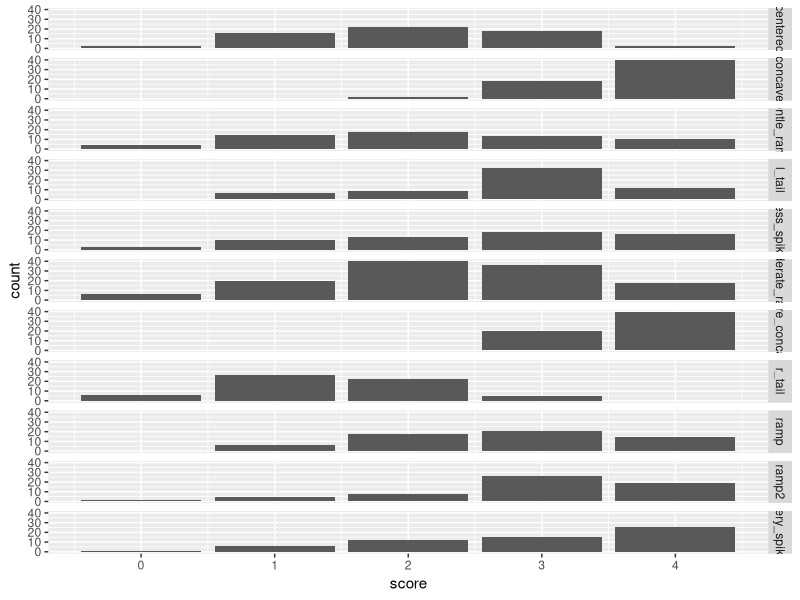
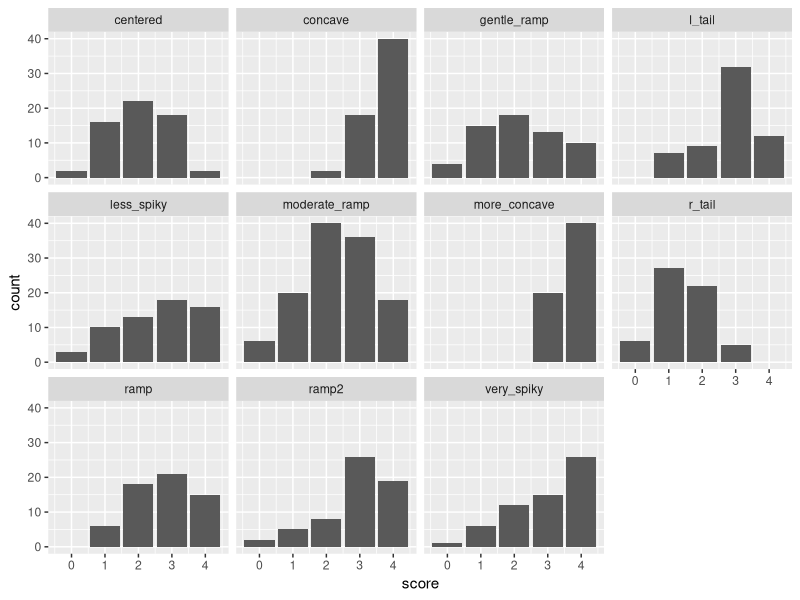
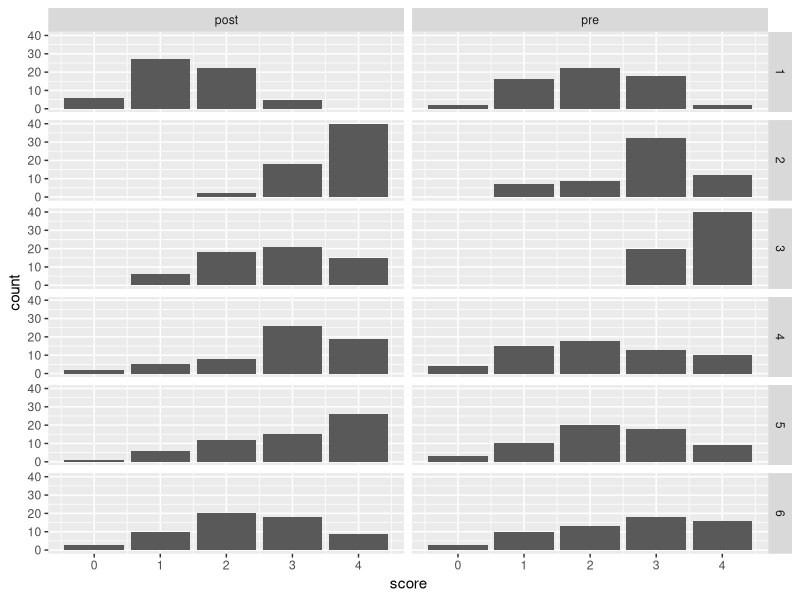
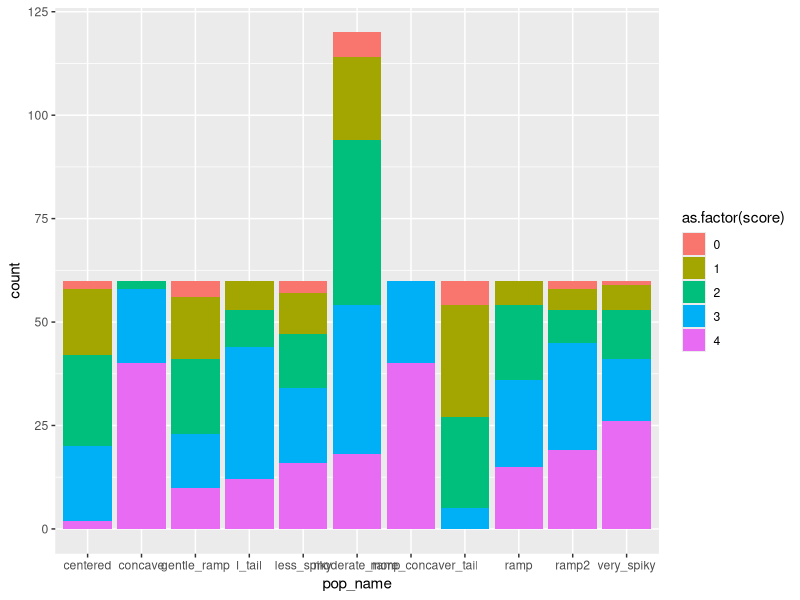

Recreate these plots in R, in order.
library(ggplot2)

#### GENERATE ASSORTED SAMPLES OF FAKE LIKERT DATA

samp_size = 60

likert_beta = function(n, a, b){
        round(rbeta(n, a, b) * 4)   # 0 to 4 Likert scale
}

centered      = likert_beta(samp_size, 2,   2)
r_tail        = likert_beta(samp_size, 2,   4)
l_tail        = likert_beta(samp_size, 4,   2)
concave       = likert_beta(samp_size, 8,   1)
more_concave  = likert_beta(samp_size, 8,   0.9)
ramp          = likert_beta(samp_size, 2,   0.9)
gentle_ramp   = likert_beta(samp_size, 1.1, 0.9)
ramp2         = likert_beta(samp_size, 2,   1)
moderate_ramp = likert_beta(samp_size, 1.5, 1)
very_spiky    = likert_beta(samp_size, 1.5, 0.5)
less_spiky    = likert_beta(samp_size, 1,   0.5)


#### BUILD UP A DATA FRAME

samp_names = c("centered", "r_tail", "l_tail", "concave", "more_concave", "ramp", "gentle_ramp", "ramp2", "moderate_ramp", "very_spiky", "less_spiky", "moderate_ramp")

X = data.frame(score = centered, pop_name = rep("centered", length(centered)), 
								timepoint = rep("pre", length(centered)),
								question_num = rep(1, length(centered)))
npanel = 1
for (s in samp_names[-1]){
	tp = "pre"
	if(npanel %% 2 == 1){
		tp = "post"
	}
	qn = floor(npanel / 2) + 1
	temp_vec = eval(parse(text=s))
	temp_frame = data.frame(score = temp_vec, pop_name = rep(s, length(temp_vec)), 
											timepoint = rep(tp, length(temp_vec)),
											question_num = rep(qn, length(temp_vec)))
	X = rbind(X, temp_frame)
	npanel = npanel + 1
}


#### PLOTS AND ANALYSIS

p = ggplot(X, aes(score)) + geom_bar()
p + facet_grid(rows = vars(pop_name))  # all in one col, lined up

p + facet_wrap(vars(pop_name))    # wrap, broken in several cols

p + facet_grid(rows = vars(question_num), cols = vars(timepoint)) # best one yet

g = ggplot(X, aes(pop_name))
g + geom_bar(aes(fill=as.factor(score))) # kind of like spineplot, colors not great


#### TESTS

for (q in 1:6){
	wt = wilcox.test(X[X$question_num == q & X$timepoint == "pre", ]$score,
				X[X$question_num == q & X$timepoint == "post", ]$score)
	tt = t.test(score ~ timepoint, data = X[X$question_num == q, ])
	print(q)
	print(wt)
	print(tt)
}

#prop.test
#prop.trend.test

tab = with(X[ X$question_num == 1, ], table(score, timepoint)) # 5x2 table
prop.trend.test(tab[,1], apply(tab,1, sum))
# https://www.rdocumentation.org/packages/DescTools/versions/0.99.32/topics/CochranArmitageTest


tapply(X$pop_name, X[,-2], length) # 5x2 tables for each of 6 questions

# T test maybe OK?
# Norman G. Adv Health Sci Educ Theory Pract. 2010 Dec;15(5):625-32. PMID 20146096.
# Sullivan & Artino. J Grad Med Educ. 2013 Dec; 5(4): 541–542. PMID 24454995.
